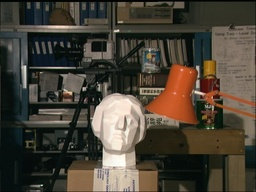
#> input picture tsukuba1.jpg, 256 x 192 px, shrunk from 384 x 288 before the run
$ python featureBasedTest.py
#> lines starting #> are read from the running program, lines starting #| are printed output that depends on the picture
### featureBased.py
#Feature Based analysis
import numpy as np
import cv2 as cv
from scipy.interpolate import interp2d
import math

#left- left image
#right- right image
#method- either SAD, SSD, NCC
#searchRange- size of searching area
#templateW- width of the template
#templateH- height of the template
def featureBased(left,right,method,searchRange,templateW,templateH):
    #left=cv.resize(left,(0,0),fx=0.5,fy=0.5)
    #right=cv.resize(right,(0,0),fx=0.5,fy=0.5)
    depth =np.zeros(left.shape, dtype=np.float32)
    row,col=left.shape
    cornersLeft=getCorners(left)
    edges=getEdges(left)
    features= np.append(cornersLeft,edges,axis=0)
    for corner in features:
        x,y=corner.ravel()
        xstart=int(x-int(templateW/2))
        xend=int(x+int(templateW/2))
        ystart=int(y-int(templateH/2))
        yend=int(y+int(templateH/2))
        if (xend<row)& (yend<col)&(xstart>0)&(ystart>0):
            curr=left[xstart:xend, ystart:yend]
            disparity=getDisp(curr,right,method,searchRange,x,y)
            #update depth map values
            depth[xstart,ystart]=disparity
            # [10 lines of commented-out code are left out]
    print("calling interpolate")
    depth=interpolate(depth)
    print("interpolate done")
    #depth=cv.medianBlur(depth,5)
    depth=cv.normalize(depth,None, alpha=0,beta=255,norm_type=cv.NORM_MINMAX,dtype=cv.CV_8U)
    return depth

#returns the dispartiry using the given method
#searches for the template in the given image
def getDisp(template, image, method, searchRange, x,y):
    if method=="SAD":
        return SADDisp(template,image,searchRange,x,y)
    elif method=="SSD":
        return SSDDisp(template,image,searchRange,x,y)
    else:
        return NCCDisp(template,image,searchRange,x,y)

#returns an array of all of the positions of corners in a greyscal image
def getCorners(image):
    corners=np.empty((0,2),int)
    #image=cv.GaussianBlur(image,(5,5),0)
    img=np.float32(image)
    dst=cv.cornerHarris(img,5,3,0.04)
    dst=cv.dilate(dst,None)
    trsh=0.01*dst.max()
    for x in range(0,dst.shape[0]):
        for y in range(0,dst.shape[1]):
            if(dst[x,y]>trsh):
                corners=np.append(corners,np.array([[x,y]]),axis=0)
    return corners

def getEdges(image):
    edgesPos=np.empty((0,2),int)
    #img=cv.GaussianBlur(image,(5,5),0)
    edges = cv.Canny(image,100,200)
    row,col=image.shape
    for x in range(0, row):
        for y in range(0,col):
            if edges[x,y]>50:
                edgesPos=np.append(edgesPos,np.array([[x,y]]),axis=0)
    return edgesPos

# [10 lines left out: function paint, not called in this run]

def interpolate(mapArr):
    output=np.zeros(mapArr.shape)
    row,col=mapArr.shape
    search=3
    found=np.empty((0,2),int)
    foundNum=0
    for x in range(0,row):
        for y in range(0,col):
            if mapArr[x,y]!=0:
                output[x,y]=mapArr[x,y]
            else:
                while(foundNum<1):
                    xstart=int(x-search)
                    xend=int(x+search)
                    ystart=int(y- search)
                    yend=int(y + search)
                    if xstart<0:
                        xstart=0
                    if xend> row-1:
                        xend=int(row-1)
                    if ystart<0:
                        ystart=0
                    if yend> col-1:
                        yend=int(col-1)
                    curr=mapArr[xstart:xend, ystart:yend]
                    crow,ccol=curr.shape
                    for i in range(0,crow):
                        for j in range(0,ccol):
                            if curr[i,j]!=0:
                                found=np.append(found,np.array([[i,j]]),axis=0)
                                foundNum=foundNum+1
                    if foundNum==0:
                        if search>500:
                            #check to avoid infitie loop
                            search=5
                            break
                        else:
                            search=search*3
                closestDist=200
                closestVal=0
                for pt in found:
                    i,j=pt.ravel()
                    xdist=(x-i)**2
                    ydist=(y-j)**2
                    dist=math.sqrt(xdist+ydist)
                    if(dist<closestDist):
                        closestDist=dist
                        closestVal=mapArr[i,j]
                    elif(dist==closestDist):
                        nVal=int(mapArr[i,j])
                        closestVal=int((closestVal+nVal)/2)
                output[x,y]=closestVal
                search=5
                found=np.empty((0,2),int)
                foundNum=0


    return output

#Gets the disparity using SAD
#searching for template in image
#xpos,ypos is templates position in original left side image
def SADDisp(template, image, searchRange, xpos,ypos):
    trow,tcol= template.shape
    irow,icol=image.shape
    disp=0
    minx=xpos-searchRange
    maxx=xpos+searchRange
    if(minx<0):
        minx=0
    if(maxx>= irow-trow):
        maxx= irow-trow -1
    curr=image[minx:minx+trow, ypos-int(tcol/2):ypos+int(tcol/2)+1]
    ssdVal=SAD(template,curr)
    for x in range(minx,maxx):
        curr=image[x:x+trow,ypos-int(tcol/2):ypos+int(tcol/2)+1]
        val=SAD(template,curr)
        if(val==ssdVal):
            d=abs(xpos-(x+int(trow/2)))
            if(d<disp):
                disp=d
        elif(val<ssdVal):
            ssdVal=val
            disp=abs(xpos-(x+int(trow/2)))
    return disp


#computes SAD for arrays template and section (must be of same size)
def SAD(template, section,):
    sum=0
    row,col=template.shape
    for x in range(0,row):
        for y in range(0,col):
            val=abs(int(template[x,y])-int(section[x,y]))
            sum=sum+val
    return sum

#Gets the disparity using SSD
#searching for template in image
#xpos,ypos is templates position in original left side image
# [76 lines left out: functions SSDDisp, SSD, NCCDisp, NCC, not called in this run]

### featureBasedTest.py
from featureBased import *
import cv2 as cv
import numpy as np

l=cv.imread('tsukuba1.jpg')
#> l is the input picture: shape (192, 256, 3); mean B, G, R 55, 66.5, 73.4
left=cv.cvtColor(l, cv.COLOR_BGR2GRAY)
#left=cv.GaussianBlur(left,(9,9),0)
#left=cv.GaussianBlur(left,(5,5),0)
left=cv.resize(left,(0,0),fx=0.5,fy=0.5)
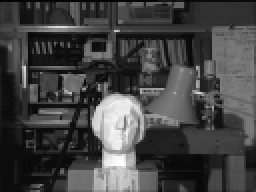
#> left: shape (96, 128) (shown 2 times larger); min 3, max 253, mean 67.4
#left=cv.resize(left,(0,0),fx=0.5,fy=0.5)
r=cv.imread('tsukuba3.jpg')
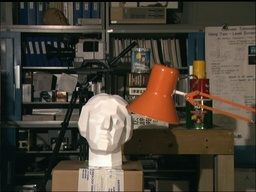
#> input picture tsukuba3.jpg, 256 x 192 px, shrunk from 384 x 288 before the run
#> r is the input picture: shape (192, 256, 3); mean B, G, R 55.6, 67.5, 74.9
right=cv.cvtColor(r, cv.COLOR_BGR2GRAY)
#right=cv.GaussianBlur(right,(9,9),0)
#right=cv.GaussianBlur(right,(5,5),0)
right=cv.resize(right,(0,0),fx=0.5,fy=0.5)
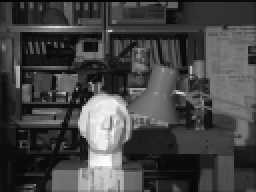
#> right: shape (96, 128) (shown 2 times larger); min 3, max 253, mean 68.5
#right=cv.resize(right,(0,0),fx=0.5,fy=0.5)
method="SAD"
searchRange=64
templateW=5
templateH=5

disparity=featureBased(left,right,method,searchRange,templateW,templateH)
#> in getCorners, `dst=cv.dilate(dst,None)`:
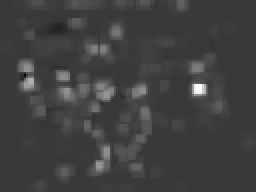
#> dst: shape (96, 128) float32 (shown 2 times larger); min -4313753, max 15068902, mean 593547.8; drawn with min black and max white
#> in getCorners, `trsh=0.01*dst.max()`: trsh = 150689
#> in featureBased, `cornersLeft=getCorners(left)`: cornersLeft = 5592 pairs, first value 0 to 95, second value 0 to 127
#> in getEdges, `edges = cv.Canny(image,100,200)`:
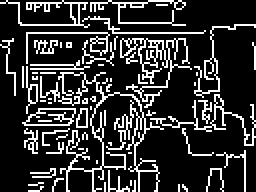
#> edges: shape (96, 128) (shown 2 times larger); 19.6% white in thin lines or dots
#> in featureBased, `edges=getEdges(left)`: edges = 2404 pairs, first value 0 to 95, second value 0 to 127
#> in featureBased, `features= np.append(cornersLeft,edges,axis=0)`: features = 7996 pairs, first value 0 to 95, second value 0 to 127
#> the loop in featureBased, `for corner in features:` made 7996 passes
#> (x, y, xstart, xend, ystart, yend, disparity) on passes 264 to 275: (3, 6, 1, 5, 4, 8, 38), (3, 7, 1, 5, 5, 9, 15), (3, 8, 1, 5, 6, 10, 43), (3, 9, 1, 5, 7, 11, 15), (3, 10, 1, 5, 8, 12, 53), (3, 11, 1, 5, 9, 13, 51), (3, 12, 1, 5, 10, 14, 4), (3, 13, 1, 5, 11, 15, 7), (3, 14, 1, 5, 12, 16, 6), (3, 15, 1, 5, 13, 17, 4), (3, 16, 1, 5, 14, 18, 4), (3, 17, 1, 5, 15, 19, 36)
#> (x, y, xstart, xend, ystart, yend) on passes 1 to 6: (0, 6, -2, 2, 4, 8), (0, 7, -2, 2, 5, 9), (0, 8, -2, 2, 6, 10), (0, 9, -2, 2, 7, 11), (0, 10, -2, 2, 8, 12), (0, 11, -2, 2, 9, 13)
#> after the loop in featureBased, `for corner in features:`:
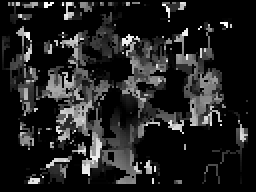
#> depth: shape (96, 128) float32 (shown 2 times larger); min 0, max 65, mean 8.7; drawn with min black and max white
#> after the loop in interpolate, `for x in range(0,row):`:
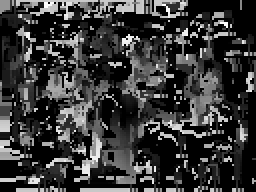
#> output: shape (96, 128) float64 (shown 2 times larger); min 0, max 65, mean 14.5; drawn with min black and max white
#disp=cv.GaussianBlur(disparity,(5,5),0)

cv.imwrite("tsukuba-FD-SAD-TEST10.png", disparity)
print("done")
